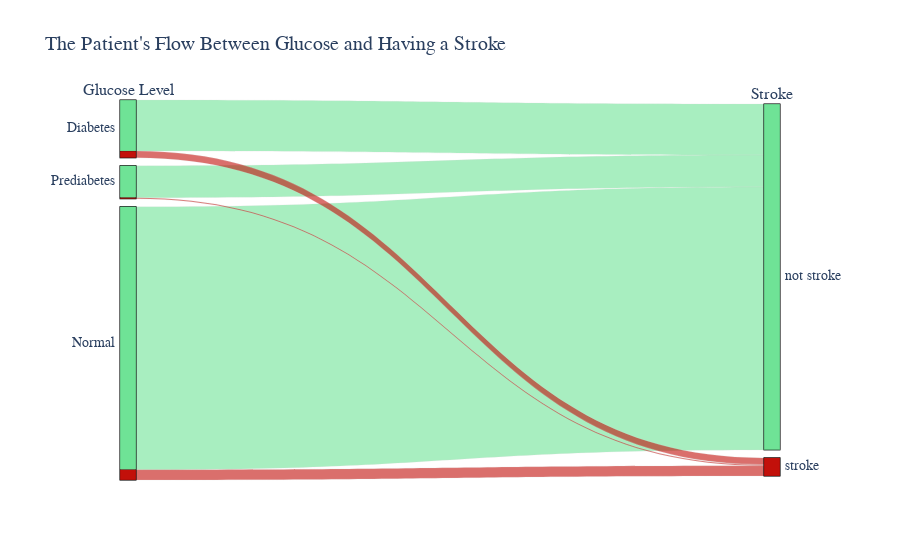

Source (notebook cell):
### Code cell
alluvial_diagram([glc_dim,str_dim],"The Patient's Flow Between Glucose and Having a Stroke")

### Figure 1 — Plotly figure (JSON) as saved in the notebook; plotly's stock layout.template omitted (floating-point values rounded to 4 significant figures; data arrays with more than 128 entries replaced by an {"elided": "..."} marker saying what was removed)
{"data": [{"arrangement": "freeform", "dimensions": [{"categoryarray": ["Diabetes", "Prediabetes", "Normal"], "label": "Glucose Level", "values": {"elided": "4981 str values"}}, {"categoryarray": [0, 1], "label": "Stroke", "ticktext": ["not stroke", "stroke"], "values": {"elided": "4981 int values"}}], "hoverinfo": "count+probability", "hoveron": "color", "labelfont": {"family": "Times", "size": 16}, "line": {"color": {"elided": "4981 int values"}, "colorscale": [[0, "#6fe396"], [1, "#c2100a"]], "shape": "hspline"}, "tickfont": {"family": "Times", "size": 14}, "type": "parcats"}], "layout": {"title": {"font": {"family": "Times", "size": 20}, "text": "The Patient's Flow Between Glucose and Having a Stroke"}}}
